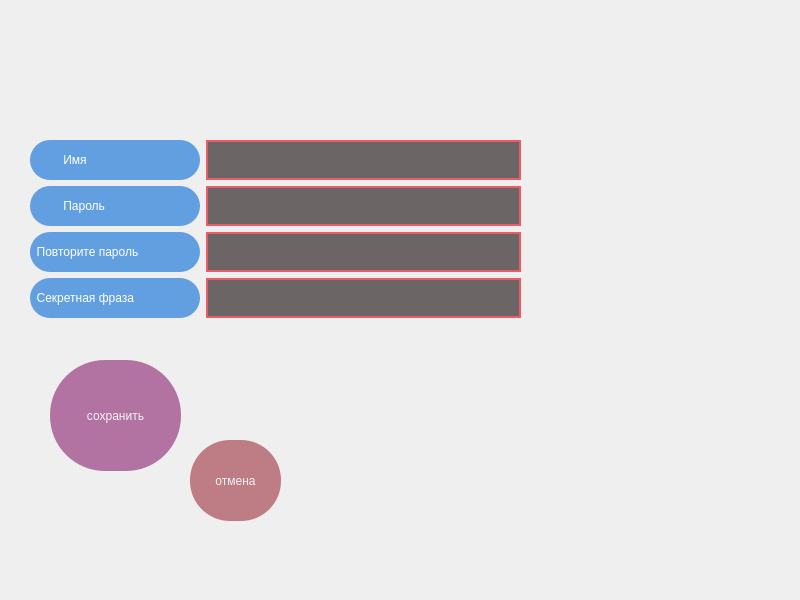
<?xml version="1.0" encoding="UTF-8"?>
<ui version="4.0">
 <class>Form</class>
 <widget class="QWidget" name="Form">
  <property name="geometry">
   <rect>
    <x>0</x>
    <y>0</y>
    <width>800</width>
    <height>600</height>
   </rect>
  </property>
  <property name="minimumSize">
   <size>
    <width>800</width>
    <height>600</height>
   </size>
  </property>
  <property name="maximumSize">
   <size>
    <width>800</width>
    <height>600</height>
   </size>
  </property>
  <property name="windowTitle">
   <string>Form</string>
  </property>
  <widget class="QLabel" name="background_label">
   <property name="geometry">
    <rect>
     <x>0</x>
     <y>-210</y>
     <width>1040</width>
     <height>1080</height>
    </rect>
   </property>
   <property name="text">
    <string/>
   </property>
   <property name="pixmap">
    <pixmap>../img/bbb111.jpg</pixmap>
   </property>
  </widget>
  <widget class="QWidget" name="formLayoutWidget">
   <property name="geometry">
    <rect>
     <x>30</x>
     <y>140</y>
     <width>491</width>
     <height>216</height>
    </rect>
   </property>
   <layout class="QFormLayout" name="formLayout">
    <item row="0" column="0">
     <widget class="QLabel" name="newName_label">
      <property name="minimumSize">
       <size>
        <width>170</width>
        <height>40</height>
       </size>
      </property>
      <property name="styleSheet">
       <string notr="true">background-color: rgba(3, 105, 214,0.6);

font: 400 11pt &quot;Yu Gothic UI Light&quot;;
color: rgb(255, 255, 255);
border-radius: 20px;</string>
      </property>
      <property name="text">
       <string>          Имя</string>
      </property>
     </widget>
    </item>
    <item row="0" column="1">
     <widget class="QLineEdit" name="newName_lineEdit">
      <property name="minimumSize">
       <size>
        <width>200</width>
        <height>40</height>
       </size>
      </property>
      <property name="styleSheet">
       <string notr="true">border: 2px solid #ec5b68;
 background-color: rgba(19,9,10, 0.6); ;
font: 700 9pt &quot;Segoe Print&quot;;
color: rgb(255, 255, 255);</string>
      </property>
     </widget>
    </item>
    <item row="1" column="0">
     <widget class="QLabel" name="newPswd_label">
      <property name="minimumSize">
       <size>
        <width>170</width>
        <height>40</height>
       </size>
      </property>
      <property name="styleSheet">
       <string notr="true">background-color: rgba(3, 105, 214,0.6);

font: 400 11pt &quot;Yu Gothic UI Light&quot;;
color: rgb(255, 255, 255);
border-radius: 20px;</string>
      </property>
      <property name="text">
       <string>          Пароль</string>
      </property>
     </widget>
    </item>
    <item row="1" column="1">
     <widget class="QLineEdit" name="newPaswd_lineEdit">
      <property name="minimumSize">
       <size>
        <width>0</width>
        <height>40</height>
       </size>
      </property>
      <property name="styleSheet">
       <string notr="true">border: 2px solid #ec5b68;
 background-color: rgba(19,9,10, 0.6); ;
font: 700 9pt &quot;Segoe Print&quot;;
color: rgb(255, 255, 255);</string>
      </property>
      <property name="text">
       <string/>
      </property>
     </widget>
    </item>
    <item row="2" column="0">
     <widget class="QLabel" name="newPswd2_label">
      <property name="minimumSize">
       <size>
        <width>170</width>
        <height>40</height>
       </size>
      </property>
      <property name="styleSheet">
       <string notr="true">background-color: rgba(3, 105, 214,0.6);

font: 400 11pt &quot;Yu Gothic UI Light&quot;;
color: rgb(255, 255, 255);
border-radius: 20px;</string>
      </property>
      <property name="text">
       <string>  Повторите пароль</string>
      </property>
     </widget>
    </item>
    <item row="2" column="1">
     <widget class="QLineEdit" name="newPaswd2_lineEdit">
      <property name="minimumSize">
       <size>
        <width>0</width>
        <height>40</height>
       </size>
      </property>
      <property name="styleSheet">
       <string notr="true">border: 2px solid #ec5b68;
 background-color: rgba(19,9,10, 0.6); ;
font: 700 9pt &quot;Segoe Print&quot;;
color: rgb(255, 255, 255);</string>
      </property>
     </widget>
    </item>
    <item row="3" column="0">
     <widget class="QLabel" name="key_label">
      <property name="minimumSize">
       <size>
        <width>170</width>
        <height>40</height>
       </size>
      </property>
      <property name="styleSheet">
       <string notr="true">background-color: rgba(3, 105, 214,0.6);

font: 400 11pt &quot;Yu Gothic UI Light&quot;;
color: rgb(255, 255, 255);
border-radius: 20px;</string>
      </property>
      <property name="text">
       <string>  Секретная фраза</string>
      </property>
     </widget>
    </item>
    <item row="3" column="1">
     <widget class="QLineEdit" name="key_lineEdit">
      <property name="minimumSize">
       <size>
        <width>0</width>
        <height>40</height>
       </size>
      </property>
      <property name="styleSheet">
       <string notr="true">border: 2px solid #ec5b68;
 background-color: rgba(19,9,10, 0.6); ;
font: 700 9pt &quot;Segoe Print&quot;;
color: rgb(255, 255, 255);</string>
      </property>
     </widget>
    </item>
    <item row="4" column="1">
     <widget class="QLabel" name="info_label">
      <property name="styleSheet">
       <string notr="true">color: rgb(255, 255, 255);
font: 9pt &quot;Segoe Print&quot;;</string>
      </property>
      <property name="text">
       <string/>
      </property>
     </widget>
    </item>
   </layout>
  </widget>
  <widget class="QPushButton" name="create_Button">
   <property name="geometry">
    <rect>
     <x>50</x>
     <y>360</y>
     <width>131</width>
     <height>111</height>
    </rect>
   </property>
   <property name="styleSheet">
    <string notr="true">background-color:rgba(163,84,143, 0.8);
color: #f3f2f8;

font: 400 11pt &quot;Yu Gothic UI Light&quot;;
 border-radius: 55px;</string>
   </property>
   <property name="text">
    <string>сохранить</string>
   </property>
  </widget>
  <widget class="QPushButton" name="back_Button">
   <property name="geometry">
    <rect>
     <x>190</x>
     <y>440</y>
     <width>91</width>
     <height>81</height>
    </rect>
   </property>
   <property name="styleSheet">
    <string notr="true">background-color:rgba(177,96,105, 0.8);
color: #f3f2f8;

font: 400 11pt &quot;Yu Gothic UI Light&quot;;
 border-radius: 40px;</string>
   </property>
   <property name="text">
    <string>отмена</string>
   </property>
  </widget>
 </widget>
 <resources/>
 <connections/>
</ui>
